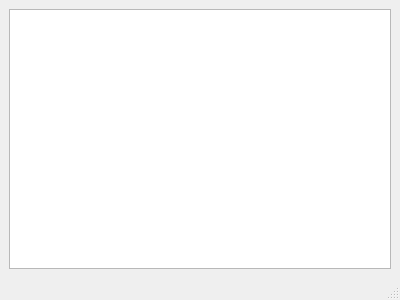
<?xml version="1.0" encoding="UTF-8"?>
<ui version="4.0">
 <class>MainWindow</class>
 <widget class="QMainWindow" name="MainWindow">
  <property name="geometry">
   <rect>
    <x>0</x>
    <y>0</y>
    <width>400</width>
    <height>300</height>
   </rect>
  </property>
  <property name="windowTitle">
   <string>GIOS Stations</string>
  </property>
  <widget class="QWidget" name="centralwidget">
   <layout class="QVBoxLayout" name="verticalLayout">
    <item>
     <widget class="QListWidget" name="listWidget"/>
    </item>
   </layout>
  </widget>
  <widget class="QStatusBar" name="statusbar"/>
 </widget>
 <resources/>
 <connections/>
</ui>
